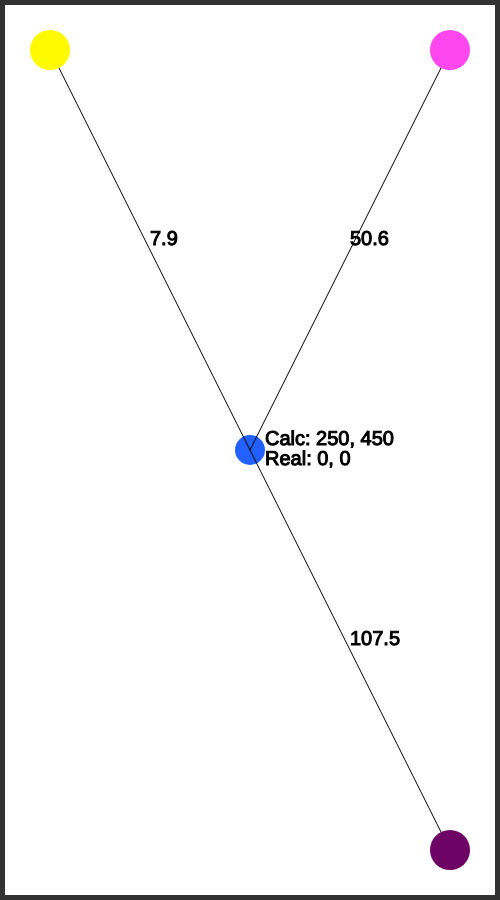
Frame 1 (no input)
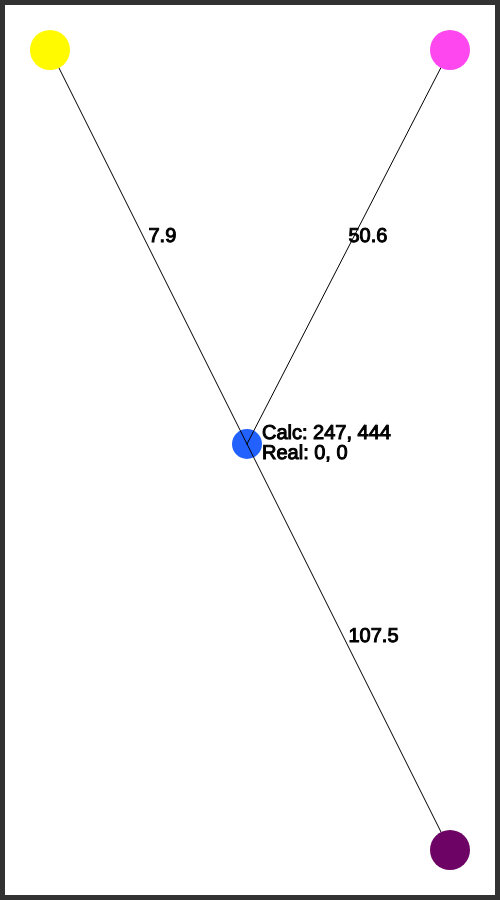
Frame 60 (no input)
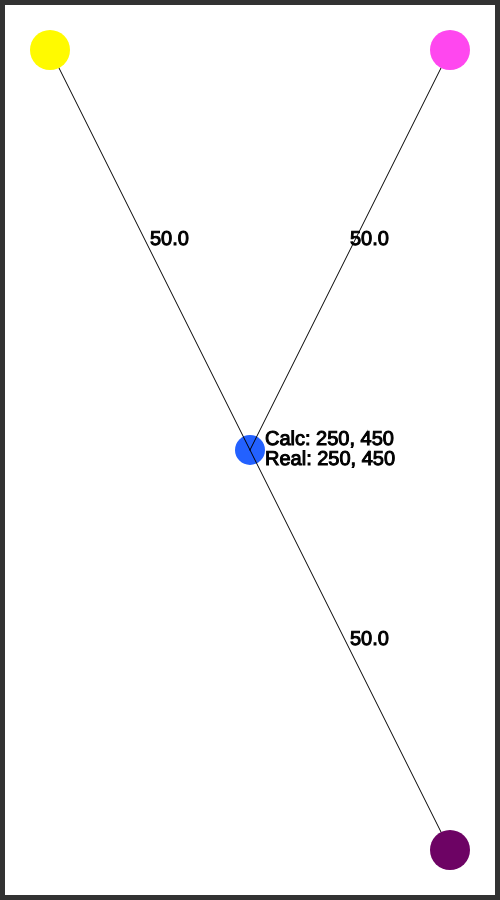
Frame 120 (the mouse pressed at the canvas centre since frame 60)

The p5.js sketch that drew these frames (run headless with seeded random() and noise() and a simulated clock; from frame 60 on, the mouse is pressed at the canvas centre):

// p5.js sketch
// ── sketch.js
/**
 * Trilateration example using p5js.org
 * Trilateration math by https://gist.github.com/kdzwinel/8235348
 * Example by Djonathan Krause, 2018
 */

const AMARELO = [255, 250, 0]
const ROSA = [255, 71, 239]
const ROXO = [109, 3, 100]
const AZUL = [35, 97, 255]

let beacons = [], MAX_DIST
let b1, b2, b3

/**
 * Setup program
 */
function setup() {
  createCanvas(500, 900)
  textSize(20)

  // Create beacons
  b1 = new Beacon('b1', createVector(50, 50), 4, AMARELO)
  b2 = new Beacon('b2', createVector(width-50, 50), 4, ROSA)
  b3 = new Beacon('b3', createVector(width-50, height-50), 4, ROXO)

  MAX_DIST = calcDist(b1.pos.x, b1.pos.y, b3.pos.x, b3.pos.y)
  console.log(MAX_DIST)

  beacons.push(b1)
  beacons.push(b2)
  beacons.push(b3)
}

/**
 * This will loop for ever
 */
function draw() {
  background(255)
  
  let pos = getTrilateration(b1, b2, b3)

  // Draw mouse position
  push()
  fill(255)
  stroke(50)
  strokeWeight(10)
  rect(0, 0, width, height)
  pop()
  push()
  noStroke()
  fill(AZUL)
  ellipse(pos.x, pos.y, 30)
  stroke(1)
  fill(0)
  let text1 = 'Calc: ' + pos.x + ', ' + pos.y
  let text2 = 'Real: ' +round(mouseX) + ', ' + round(mouseY)
  text(nfc(text1), pos.x + 15, pos.y - 5)
  text(nfc(text2), pos.x + 15, pos.y + 15)
  pop()

  // Draw beacons
	for(beacon of beacons) {
    beacon.dist = calcDist(beacon.pos.x, beacon.pos.y, mouseX, mouseY)
    beacon.dist = map(beacon.dist, 0, MAX_DIST, 0, 100)
    //beacon.dist = map(beacon.dist, 0, 100, 0, MAX_DIST)

    showDist(pos, beacon.pos, beacon.dist)
    line(beacon.pos.x, beacon.pos.y, pos.x, pos.y)
    beacon.show()
  }
}

/**
 * Do some math stuff to get trilateration.
 * Copied from https://gist.github.com/kdzwinel/8235348
 */
function getTrilateration(position1, position2, position3) {
  var xa = position1.pos.x
  var ya = position1.pos.y
  
  var xb = position2.pos.x
  var yb = position2.pos.y
  
  var xc = position3.pos.x
  var yc = position3.pos.y
  
  var ra = position1.dist //= calcDist(xa, ya, mouseX, mouseY)
  var rb = position2.dist //= calcDist(xb, yb, mouseX, mouseY)
  var rc = position3.dist //= calcDist(xc, yc, mouseX, mouseY)

  var S = (Math.pow(xc, 2.) - Math.pow(xb, 2.) + Math.pow(yc, 2.) - Math.pow(yb, 2.) + Math.pow(rb, 2.) - Math.pow(rc, 2.)) / 2.0;
  var T = (Math.pow(xa, 2.) - Math.pow(xb, 2.) + Math.pow(ya, 2.) - Math.pow(yb, 2.) + Math.pow(rb, 2.) - Math.pow(ra, 2.)) / 2.0;
  var y = ((T * (xb - xc)) - (S * (xb - xa))) / (((ya - yb) * (xb - xc)) - ((yc - yb) * (xb - xa)));
  var x = ((y * (ya - yb)) - T) / (xb - xa);

  return createVector(round(x), round(y))
}

/**
 * Calculate distance between two points. 
 * Function dist() in p5.js does the same thing.
 * @param x1 - x of point 1
 * @param y1 - y of point 1
 * @param x2 - x of point 2
 * @param y2 - y of point 2
 * @returns Distance between point 1 and 2
 */
function calcDist(x1, y1, x2, y2) {
  let a = (x2 - x1) * (x2 - x1);
  let b = (y2 - y1) * (y2 - y1);
  return sqrt(a + b);
}

/**
 * Do some magic stuff to print distance on the lines
 */
function showDist(p1, p2, d) {
  //let d = calcDist(p1.x, p1.y, p2.x, p2.y)
  push()
  stroke(1)
  translate((p1.x + p2.x) / 2, (p1.y + p2.y) / 2)
  text(nfc(d, 1), 0, -5)
  pop()
}

// ── Beacon.js
class Beacon {
  constructor (id, pos, r, color) {
    this.id = id
    this.pos = pos
    this.r = r
    this.color = color
    this.dist = 0
  }

  show () {
    push()
    noStroke()
    fill(beacon.color)
    ellipse(beacon.pos.x, beacon.pos.y, beacon.r * 10)
    pop();
  }
}
